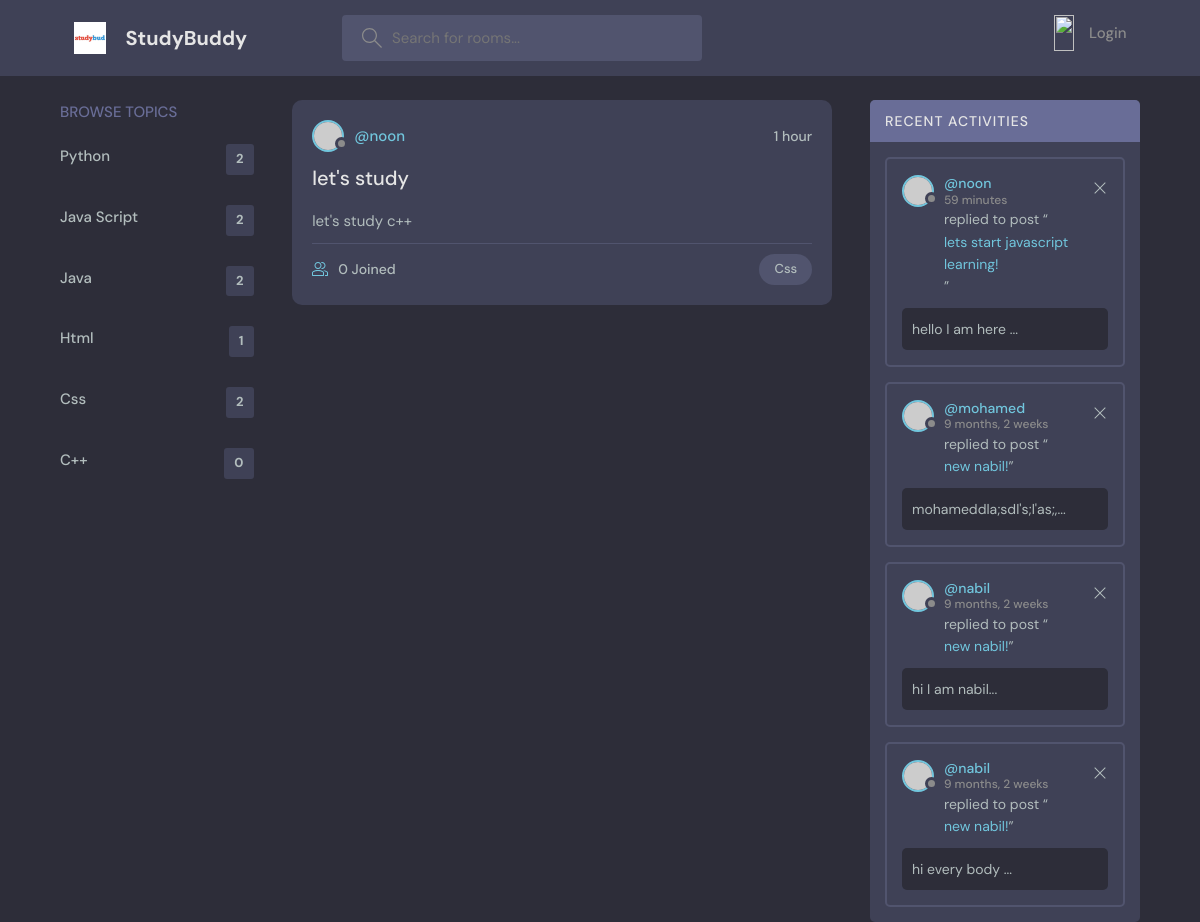
The app's page /user-profile/19/ with its own data.
### base/models.py (models this page shows)
class Topic(models.Model):
    name = models.CharField(max_length=100)
    def __str__(self):
        return self.name

class Room(models.Model):
    topic = models.ForeignKey(Topic, on_delete=models.SET_NULL, null=True)
    host = models.ForeignKey(User, on_delete=models.SET_NULL, null=True, )
    name = models.CharField(max_length=200)
    description = models.TextField()
    participants = models.ManyToManyField(User, related_name="participants", blank=True)
    updated = models.DateTimeField(auto_now_add=True)
    created = models.DateTimeField(auto_now=True)
    def __str__(self):
        return self.name
    class Meta:
        ordering = ["-created",]

class Message(models.Model):
    user = models.ForeignKey(User, on_delete=models.CASCADE)
    room = models.ForeignKey(Room, on_delete=models.CASCADE)
    body = models.TextField()
    updated = models.DateTimeField(auto_now_add=True)
    created = models.DateTimeField(auto_now=True)
    def __str__(self):
        return self.body[0:50]
    class Meta:
        ordering = ["-created", ]

### base/views.py (the view)
# urls.py: path('user-profile/<int:id>/',views.user_profile,name="user-profile" ),
def user_profile(request, id):
    user = User.objects.get(id=id)
    topics = Topic.objects.all()
    rooms = user.room_set.all()
    room_messages = Message.objects.all()
    context = {"user": user, "topics": topics, "rooms": rooms, 'room_messages': room_messages}
    return render(request, "base/user-profile.html", context)

### base/templates/base/user-profile.html
{% extends 'main.html' %} {% block content%}
<main class="layout layout--3">
  <div class="container">
    <div class="topics">
      <div class="topics__header">
        <h2>Browse Topics</h2>
      </div>
      {% include 'base/topics_component.html' %}
    </div>
    <div class="roomList">{% include 'base/feed_component.html'%}</div>
    <div class="activities">
      <div class="activities__header">
        <h2>Recent Activities</h2>
      </div>
      {% include 'base/activities_component.html'%}
    </div>
  </div>
</main>
{% endblock %}

### base/templates/base/topics_component.html
        <ul class="topics__list">
         {% for topic in topics %}
         <div>
             <li>
             <a href=" {% url 'home' %}?q={{topic.name}}"> {{topic.name}} <span>
                 {{topic.room_set.all.count}}
                  </span></a>
             </li>
         </div>
       {% endfor %}
        </ul>

### base/templates/base/feed_component.html (shortened to what this page needs)
 {% for room in rooms %}
 <div class="roomListRoom">
            <div class="roomListRoom__header">
              <a href=" {% url 'user-profile' room.host.id %} " class="roomListRoom__author">
                <div class="avatar avatar--small">
                  <img src="https://randomuser.me/api/portraits/women/11.jpg" />
                </div>
                <span>@{{room.host}}</span>
              </a>
              <div class="roomListRoom__actions">
                <span>{{room.created|timesince}}</span>
              </div>
            </div>
            <div class="roomListRoom__content">
              <a href="{%url 'room' room.id %}">{{room.name}}</a>
              <p>
               {{room.description}}
              </p>
            </div>
            <div class="roomListRoom__meta">
              <small href="room.html" class="roomListRoom__joined">
                {{ room.participants.count}} Joined
              </small>
              <p class="roomListRoom__topic">{{room.topic}}</p>
            </div>
          </div>
  {% endfor %}

### base/templates/base/activities_component.html (shortened to what this page needs)
   {% for message in room_messages%}
    <div class="activities__box">
            <div class="activities__boxHeader roomListRoom__header">
              <a href="profile.html" class="roomListRoom__author">
                <div class="avatar avatar--small">
                  <img src="https://randomuser.me/api/portraits/women/11.jpg" />
                </div>
                <p>
                  @{{message.user.username}}
                  <span> {{ message.created | timesince }}</span>
                </p>
              </a>
              <div class="roomListRoom__actions">
                <a href="#">
                  <svg version="1.1" xmlns="http://www.w3.org/2000/svg" width="32" height="32" viewBox="0 0 32 32">
                    <title>remove</title>
                    <path
                      d="M27.314 6.019l-1.333-1.333-9.98 9.981-9.981-9.981-1.333 1.333 9.981 9.981-9.981 9.98 1.333 1.333 9.981-9.98 9.98 9.98 1.333-1.333-9.98-9.98 9.98-9.981z"
                    ></path>
                  </svg>
                </a>
              </div>
            </div>
            <div class="activities__boxContent">
              <p>replied to post “<a href="{% url 'room' message.room.id %}">{{message.room}}!</a>”</p>
              <div class="activities__boxRoomContent">
                {{message}}...
              </div>
            </div>
          </div>
    {%endfor%}

### static/styles/style.css (style rules this page uses)
:root { --color-main: #71c6dd; --color-main-light: #e1f6fb; --color-dark: #3f4156; --color-dark-medium: #51546e; --color-dark-light: #696d97; --color-light: #e5e5e5; --color-gray: #8b8b8b; --color-light-gray: #b2bdbd; --color-bg: #2d2d39; --color-success: #5dd693; --color-error: #fc4b0b; }
* { font-family: "DM Sans", -apple-system, BlinkMacSystemFont, "Segoe UI", Roboto, Oxygen, Ubuntu, Cantarell, "Open Sans", "Helvetica Neue", sans-serif; margin: 0; padding: 0; box-sizing: border-box; text-rendering: optimizeLegibility; font-size: inherit; }
html { font-size: 56.25%; }
@media only screen and (min-width: 1200px) { html { font-size: 62.5%; } }
body { line-height: 1.6; font-weight: 400; font-size: 1.5rem; color: var(--color-light-gray); background-color: var(--color-bg); min-height: 100vh; }
img { width: 100%; }
a { display: inline-block; color: var(--color-main); text-decoration: none; }
.container { max-width: 120rem; width: 90%; margin: auto; }
.avatar { position: relative; display: inline-block; border-radius: 50%; border: 2px solid var(--color-main); }
.avatar img { display: block; border-radius: 50%; object-fit: cover; object-position: center; }
.avatar::after { content: ""; display: block; position: absolute; background-color: var(--color-gray); z-index: 111; border-radius: 50%; border: 0.3rem solid var(--color-dark); }
.avatar.avatar--small img { width: 2.8rem; height: 2.8rem; }
.avatar.avatar--small:after { width: 0.7rem; height: 0.7rem; bottom: 0px; right: -6px; }
.layout { margin-top: 2.4rem; }
.layout > .container { display: flex; justify-content: space-between; align-items: flex-start; }
.layout--3 > .container > div:first-child { flex-basis: 18%; max-width: 22.5rem; }
.layout--3 > .container > div:nth-child(2) { flex-basis: 50%; }
.layout--3 > .container > div:last-child { flex-basis: 25%; }
.topics__header { margin-bottom: 2rem; }
.topics__header h2 { text-transform: uppercase; font-weight: 500; color: var(--color-dark-light); }
.topics__list { list-style: none; }
.topics__list li a { display: flex; justify-content: space-between; margin-bottom: 3rem; font-weight: 500; color: var(--color-light-gray); transition: all 0.3s ease-in-out; }
.topics__list li a span { padding: 0.5rem 1rem; background-color: var(--color-dark); border-radius: 3px; font-size: 1.3rem; font-weight: 700; letter-spacing: 1px; }
.roomListRoom { margin-bottom: 2.4rem; background-color: var(--color-dark); border-radius: 1rem; padding: 2rem; }
.roomListRoom__header { display: flex; justify-content: space-between; align-items: center; }
.roomListRoom__author { font-weight: 500; display: flex; align-items: center; gap: 1rem; }
.roomListRoom__actions { display: flex; align-items: flex-start; gap: 1rem; position: relative; }
.roomListRoom__actions span { font-size: 1.4rem; font-weight: 500; }
.roomListRoom__actions svg { fill: var(--color-main); width: 1.6rem; height: 1.6rem; }
.roomListRoom__content { margin: 1rem 0; }
.roomListRoom__content a { font-size: 2rem; font-weight: 500; margin-bottom: 1.5rem; color: var(--color-light); transition: all 0.3s ease-in-out; }
.roomListRoom__meta { border-top: 1px solid var(--color-dark-medium); padding-top: 1rem; display: flex; align-items: center; justify-content: space-between; }
.roomListRoom__joined { color: var(--color-light-gray); display: flex; align-items: center; gap: 1rem; font-size: 1.4rem; font-weight: 500; }
.roomListRoom__joined svg { fill: var(--color-main); width: 1.6rem; height: 1.6rem; }
.roomListRoom__topic { padding: 5px 1.5rem; background-color: var(--color-dark-medium); border-radius: 5rem; font-weight: 500; font-size: 1.3rem; }
.activities { background: var(--color-dark); border-radius: 5px; overflow: hidden; }
.activities__header h2 { background-color: var(--color-dark-light); text-transform: uppercase; font-weight: 500; padding: 1rem 1.5rem; color: var(--color-light); letter-spacing: 1px; font-size: 1.4rem; }
.activities__box { margin: 1.5rem; padding: 1.5rem; border: 2px solid var(--color-dark-medium); border-radius: 5px; }
.activities__boxHeader p { font-size: 1.4rem; line-height: 1.3; }
.activities__boxHeader p span { color: var(--color-gray); font-size: 1.2rem; display: block; }
.activities__boxContent { margin-left: 4.2rem; }
.activities__boxContent { font-size: 1.4rem; }
.activities__boxRoomContent { background: var(--color-bg); padding: 1rem; border-radius: 5px; margin-top: 1rem; margin-left: -4.2rem; }
.roomListRoom__actions svg { fill: var(--color-light-gray); }

### records on screen
Topic: name "Python", room_set.all.count "2"
Topic: name "Java Script", room_set.all.count "2"
Topic: name "Java", room_set.all.count "2"
Topic: name "Html", room_set.all.count "1"
Topic: name "Css", room_set.all.count "2"
Topic: name "C++", room_set.all.count "0"
Room: host "noon", created "1 hour", name "let's study", description "let's study c++", participants.count "0", topic "Css"
Message: user.username "noon", created "59 minutes", room "lets start javascript learning", body "hello I am here"
Message: user.username "mohamed", created "9 months, 2 weeks", room "new nabil", body "mohameddla;sdl's;l'as;,"
Message: user.username "nabil", created "9 months, 2 weeks", room "new nabil", body "hi I am nabil"
Message: user.username "nabil", created "9 months, 2 weeks", room "new nabil", body "hi every body"
